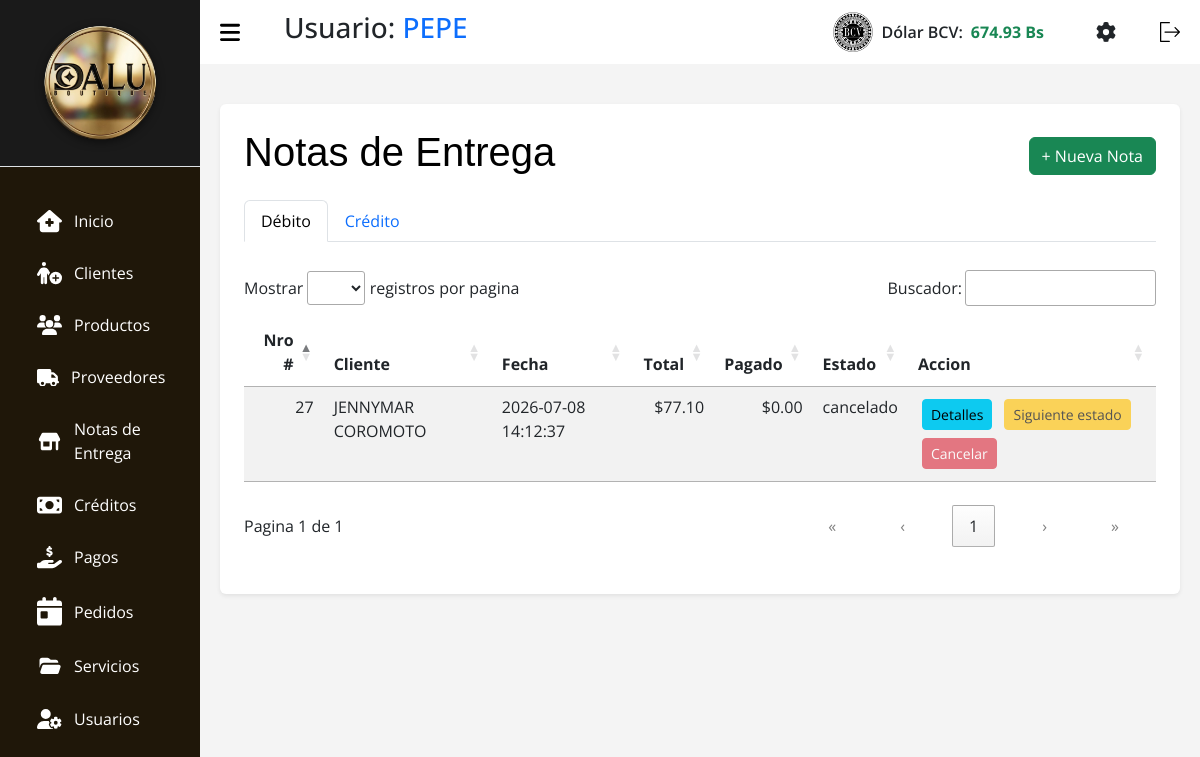
/index.php?c=Notas (signed in), run on the app's committed database.
### tables this page shows
CREATE TABLE `tasa` (
  `id` int(11) NOT NULL,
  `nombre` varchar(50) NOT NULL,
  `valor` decimal(10,2) NOT NULL,
  `fecha_actualizacion` datetime NOT NULL DEFAULT current_timestamp()
);

CREATE TABLE `notas_entrega` (
  `id` int(11) NOT NULL,
  `id_cliente` int(11) NOT NULL,
  `fecha_pedido` datetime NOT NULL,
  `estado` enum('pendiente','confirmado','enviado','recibido','entregado','cancelado') NOT NULL DEFAULT 'pendiente',
  `tipo` enum('debito','credito') NOT NULL DEFAULT 'debito',
  `total` decimal(10,2) NOT NULL DEFAULT 0.00,
  `observaciones` text DEFAULT NULL,
  `fecha_registro` timestamp NOT NULL DEFAULT current_timestamp()
);

CREATE TABLE `clientes` (
  `id` int(11) NOT NULL,
  `nombre` varchar(100) NOT NULL,
  `apellido` varchar(100) DEFAULT NULL,
  `correo` varchar(150) DEFAULT NULL,
  `cedula` varchar(150) NOT NULL,
  `telefono` varchar(20) DEFAULT NULL,
  `direccion` varchar(255) DEFAULT NULL,
  `fecha_registro` timestamp NOT NULL DEFAULT current_timestamp(),
  `activo` tinyint(1) DEFAULT 1
);

### src/Models/Tasa.php (called while the page is built, shortened)
<?php
class Tasa extends Conexion {
    public function getLatest($nombre = 'BCV') {
        try {
            $stmt = $this->prepare("SELECT * FROM tasa WHERE nombre = :nombre ORDER BY id DESC LIMIT 1");
            $stmt->bindParam(':nombre', $nombre, PDO::PARAM_STR);
            $stmt->execute();
            return $stmt->fetch(PDO::FETCH_ASSOC);
        } catch (PDOException $e) {
            return false;
        }
    }
}

### src/Models/NotasEntrega.php (called while the page is built, shortened)
<?php
class NotasEntrega extends Conexion {
    public function getByTipo($tipo) {
        try {
            $sql = "SELECT n.*, c.nombre as nombre_cliente
                    FROM notas_entrega n
                    LEFT JOIN clientes c ON n.id_cliente = c.id
                    WHERE n.tipo = :tipo
                    ORDER BY n.fecha_registro DESC";
            $stmt = $this->prepare($sql);
            $stmt->bindParam(':tipo', $tipo);
            $stmt->execute();
            return $stmt->fetchAll(PDO::FETCH_ASSOC);
        } catch (PDOException $e) {
            error_log("Error al buscar notas de entrega por tipo: " . $e->getMessage());
            return [];
        }
    }
}

### src/Views/V_NotasEntrega.php (the view, shortened to what this page needs)
<!DOCTYPE html>
<html lang="es">
<head>
    <link rel="stylesheet" href="assets/css/css.css">
    <link rel="stylesheet" href="assets/css/tabla.css">
    <link rel="stylesheet" href="assets/css/header.css">
    <link rel="stylesheet" href="assets/bootstrap.min.css">
    <link rel="stylesheet" href="assets/DataTablet/datatables.css">
    <link rel="stylesheet" href="assets/css/libs/select2.min.css">
    <link rel="stylesheet" href="assets/css/libs/select2-bootstrap-5-theme.min.css">
</head>
<body>
    <?php require_once __DIR__ . "/../Views/layout/header.php"; ?>
    <main>
        <div class="container bg-white p-4 rounded shadow-sm mt-3">
            <div class="d-flex justify-content-between align-items-center mb-3">
                <h1 class="titulo text-black">Notas de Entrega</h1>
                <button class="btn btn-success" data-bs-toggle="modal" data-bs-target="#modalAgregarNE">+ Nueva Nota</button>
            </div>
            <ul class="nav nav-tabs mb-3" id="notasTabs" role="tablist">
                <li class="nav-item">
                    <button class="nav-link active" id="tab-debito" data-bs-toggle="tab" data-bs-target="#modulo-debito" type="button">Débito</button>
                </li>
                <li class="nav-item">
                    <button class="nav-link" id="tab-credito" data-bs-toggle="tab" data-bs-target="#modulo-credito" type="button">Crédito</button>
                </li>
            </ul>
            <div class="tab-content">
                <div class="tab-pane fade show active" id="modulo-debito">
                    <div class="table-responsive">
                        <table id="tablaNotasDebito" class="table-DT table table-striped">
                            <thead>
                                <tr>
                                    <th class="col-auto" scope="col">Nro #</th>
                                    <th class="col-auto" scope="col">Cliente</th>
                                    <th class="col-auto" scope="col">Fecha</th>
                                    <th class="col-auto" scope="col">Total</th>
                                    <th class="col-auto" scope="col">Pagado</th>
                                    <th class="col-auto" scope="col">Estado</th>
                                    <th class="col-auto" scope="col">Accion</th>
                                </tr>
                            </thead>
                            <tbody>
                                <?php foreach ($notas_debito ?? [] as $n): ?>
                                    <tr>
                                        <td><?php echo htmlspecialchars($n['id']); ?></td>
                                        <td><?php echo htmlspecialchars($n['nombre_cliente'] ?? ''); ?></td>
                                        <td><?php echo htmlspecialchars($n['fecha_pedido'] ?? ''); ?></td>
                                        <td>$<?php echo number_format($n['total'], 2); ?></td>
                                        <td>$<?php echo number_format($n['total_pagado'] ?? 0, 2); ?></td>
                                        <td><?php echo htmlspecialchars($n['estado']); ?></td>
                                        <td>
                                            <button type="button" class="btn btn-sm btn-info m-1 btn-ver-detalles" data-id="<?= $n['id'] ?>">Detalles</button>
                                            <button type="button" class="btn btn-sm btn-warning m-1" data-bs-toggle="modal" data-bs-target="#modalAvanzarEstadoNE<?= $n['id'] ?>" <?= in_array($n['estado'], ['entregado','cancelado']) ? ' disabled' : '' ?>>Siguiente estado</button>
                                            <button type="button" class="btn btn-sm btn-danger m-1" data-bs-toggle="modal" data-bs-target="#modalConfirmarEliminarNE<?= $n['id'] ?>" <?= in_array($n['estado'], ['cancelado']) ? ' disabled' : '' ?>>Cancelar</button>
                                        </td>
                                    </tr>
                                <?php endforeach; ?>
                            </tbody>
                        </table>
                    </div>
                </div>
            </div>
        </div>
    </main>
</body>
</html>

### src/Views/layout/header.php (shortened to what this page needs)
<?php
$tasaModel_header = new Tasa();
$tasaActual_header = $tasaModel_header->getLatest();
$tasaValor = $tasaActual_header ? number_format((float)$tasaActual_header['valor'], 2) : '0.00';
?>
<section id="sidebar">
  <div class="sidebar-heading border-bottom p-3" style="background-color: #1a1a1a; text-align: center;">
    <img src="assets/img/dalulisto.png" style="max-width: 80%; height: auto; filter: drop-shadow(0px 2px 4px rgba(0,0,0,0.5));" alt="Logo Dalu">
  </div>
  <ul class="side-menu">
    <li class="nav-item m-1 fs-6">
      <a class="nav-link active" aria-current="page" href="?c=Home">
        Inicio</a>
    </li>
    <li class="nav-item m-1 fs-6">
      <a class="nav-link" href="?c=Clientes">
        Clientes
      </a>
    </li>
    <li class="nav-item m-1 fs-6">
      <a class="nav-link" href="?c=Productos">
        Productos
      </a>
    </li>
    <li class="nav-item m-1 fs-6">
      <a class="nav-link" href="?c=Proveedores">
        Proveedores
      </a>
    </li>
    <li class="nav-item m-1 fs-6">
      <a class="nav-link" href="?c=Notas">
        Notas de
        <br>
        Entrega
      </a>
    </li>
    <li class="nav-item m-1 fs-6">
      <a class="nav-link" href="?c=Creditos">
        Créditos
      </a>
    </li>
    <li class="nav-item m-1 fs-6">
      <a class="nav-link" href="?c=Pagos">
        Pagos
      </a>
    <li class="nav-item m-1 fs-6">
      <a class="nav-link" href="?c=Pedidos">
        Pedidos
      </a>
    </li>
    <li class="nav-item m-1 fs-6">
      <a class="nav-link" href="?c=Servicios">
        Servicios
      </a>
    </li>
    <li class="nav-item  m-1 fs-6">
      <a class="nav-link" href="?c=Usuarios">
        Usuarios
      </a>
    </li>
  </ul>
</section>
<section id="content">
  <nav>
    <h3 class="ms-3">Usuario: <span class="text-primary"><?= htmlspecialchars($_SESSION['nombre']) ?></span></h3>
    <div class="d-flex align-items-center ms-auto me-4" id="bcvDiv" style="cursor:pointer;" data-bs-toggle="modal" data-bs-target="#modalTasa">
        <img class="img-bcv me-2" src="assets/img/bcv2.png" alt="BCV" width="40">
        <span class="text-dark fw-semibold me-2">Dólar BCV:</span>
        <span class="text-success fw-bold" id="Dolar_bcv"><?= htmlspecialchars($tasaValor) ?> Bs</span>
    </div>
    <a href="?c=Ajustes" class="me-3 text-dark" title="Ajustes y Configuración">
    </a>
    <form action="index.php?c=login&a=Logout" method="POST">
      <button type="submit" style="background: none; border: none; cursor: pointer;">
      </button>
    </form>
  </nav>

### assets/css/css.css (style rules this page uses)
* { margin: 0; padding: 0; text-decoration: none; box-sizing: border-box; font-family: 'Segoe UI', Tahoma, Geneva, Verdana, sans-serif; }
body { font-family: Arial, Helvetica, sans-serif; height: 100vh; display: flex; flex-wrap: nowrap; background: #9794942c; }
main { width: 100%; padding: 24px 20px 20px 20px; }

### assets/css/tabla.css (style rules this page uses)
.titulo { color: #0508c7; font-family: Impact, Haettenschweiler, 'Arial Narrow Bold', sans-serif; }
.table { border-radius: 10px; }

### assets/css/header.css (style rules this page uses)
* { font-family: 'Open Sans', sans-serif; margin: 0; padding: 0; box-sizing: border-box; }
:root { --grey: #F1F0F6; --dark-grey: #2610a1be; --light: #fff; --dark: #000; --green: #81D43A; --light-green: #E3FFCB; --blue: #1775F1; --light-blue: #D0E4FF; --dark-blue: #0C5FCD; --red: #FC3B56; }
li { list-style: none; }
#sidebar { position: fixed; max-width: 200px; width: 100%; background: var(--light); top: 0; left: 0; height: 100%; overflow-y: auto; transition: all .3s ease; background-color: #1f1709; z-index: 200; }
#sidebar .icon { min-width: 22px; display: flex; justify-content: center; align-items: center; margin-right: 12px; }
#sidebar .side-menu { margin: 30px 0; padding: 0 18px; transition: all .3s ease; }
#sidebar .side-menu a { display: flex; align-items: center; font-size: 16px; color: var(--light); padding: 12px 16px 12px 0; border-radius: 20px; margin: 4px 0; white-space: nowrap; }
#content { position: relative; width: calc(100% - 200px); left: 200px; transition: all .3s ease; background-color: #49494a0f; }
nav { background: var(--light); height: 64px; padding: 0 20px; display: flex; align-items: center; grid-gap: 28px; position: sticky; top: 0; left: 0; z-index: 100; justify-content: space-between; }
nav .toggle-sidebar { font-size: 18px; cursor: pointer; }
svg { width: 20px; cursor: pointer; }
.icon { margin-left: 15px; align-items: baseline; width: 25px; transition: 1.3s; }

### assets/DataTablet/datatables.css (style rules this page uses)
:root { --dt-row-selected: 13, 110, 253; --dt-row-selected-text: 255, 255, 255; --dt-row-selected-link: 9, 10, 11; --dt-row-stripe: 0, 0, 0; --dt-row-hover: 0, 0, 0; --dt-column-ordering: 0, 0, 0; --dt-html-background: white; }
table.dataTable thead > tr > th.dt-orderable-asc, table.dataTable thead > tr > th.dt-orderable-desc, table.dataTable thead > tr > th.dt-ordering-asc, table.dataTable thead > tr > th.dt-ordering-desc, table.dataTable thead > tr > td.dt-orderable-asc, table.dataTable thead > tr > td.dt-orderable-desc, table.dataTable thead > tr > td.dt-ordering-asc, table.dataTable thead > tr > td.dt-ordering-desc { position: relative; padding-right: 30px; }
table.dataTable thead > tr > th.dt-orderable-asc, table.dataTable thead > tr > th.dt-orderable-desc, table.dataTable thead > tr > td.dt-orderable-asc, table.dataTable thead > tr > td.dt-orderable-desc { cursor: pointer; }
table.dataTable th, table.dataTable td { box-sizing: border-box; }
table.dataTable th.dt-type-numeric, table.dataTable th.dt-type-date, table.dataTable td.dt-type-numeric, table.dataTable td.dt-type-date { text-align: right; }
table.dataTable thead th, table.dataTable thead td, table.dataTable tfoot th, table.dataTable tfoot td { text-align: left; }
table.dataTable { width: 100%; margin: 0 auto; border-spacing: 0; }
table.dataTable thead th, table.dataTable tfoot th { font-weight: bold; }
table.dataTable > thead > tr > th, table.dataTable > thead > tr > td { padding: 10px; border-bottom: 1px solid rgba(0, 0, 0, 0.3); }
table.dataTable > tbody > tr { background-color: transparent; }
table.dataTable > tbody > tr:first-child > * { border-top: none; }
table.dataTable > tbody > tr:last-child > * { border-bottom: none; }
table.dataTable > tbody > tr > th, table.dataTable > tbody > tr > td { padding: 8px 10px; }
div.dt-container div.dt-layout-full > *:only-child { margin-left: auto; margin-right: auto; }
div.dt-container.dt-empty-footer tbody > tr:last-child > * { border-bottom: 1px solid rgba(0, 0, 0, 0.3); }

### data on the page
tasa: valor "674.93"
notas_entrega: id "27", id_cliente.nombre "JENNYMAR COROMOTO", fecha_pedido "2026-07-08 14:12:37", total "77.10", total_pagado "0.00", estado "cancelado"

### other printed values
$_SESSION['nombre'] "PEPE"
